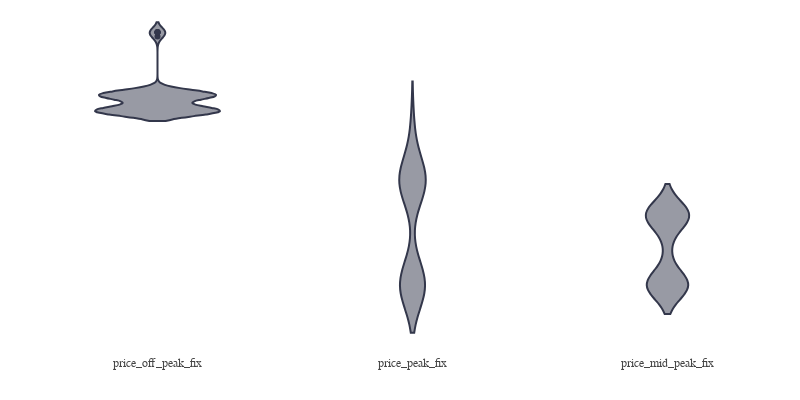

The cell this chart's notebook holds for it:
### Code cell
#Fixed price - graph (6)

fig = fig = px.violin(data1, y=["price_off_peak_fix","price_peak_fix","price_mid_peak_fix"], labels={'value':'', 'variable':''})
fig.update_layout(width=800, height=400, 
                  showlegend=False,margin=dict(l=5,r=5,b=5,t=5,pad=4),
                   paper_bgcolor="white",
                   plot_bgcolor='white',
                   font_family="Arial",
                   font_color="#444",
                   title_font_family="Arial",
                   title_font_color="#444")
fig.update_traces( marker_color="#33374b", selector=dict(type='violin'))
fig.update_xaxes(showgrid=False)
fig.update_yaxes(showticklabels=False, showgrid=False)
fig.show()

### Figure 1 — Plotly figure (JSON) as saved in the notebook; plotly's stock layout.template omitted (floating-point values rounded to 4 significant figures; data arrays with more than 128 entries replaced by an {"elided": "..."} marker saying what was removed)
{"data": [{"alignmentgroup": "True", "box": {"visible": false}, "hovertemplate": "=%{y}<extra></extra>", "legendgroup": "", "marker": {"color": "#33374b"}, "name": "", "offsetgroup": "", "orientation": "v", "scalegroup": "True", "showlegend": false, "type": "violin", "x": {"elided": "285 str values"}, "x0": " ", "xaxis": "x", "y": {"elided": "285 float values"}, "y0": " ", "yaxis": "y"}], "layout": {"font": {"color": "#444", "family": "Arial"}, "height": 400, "legend": {"tracegroupgap": 0}, "margin": {"b": 5, "l": 5, "pad": 4, "r": 5, "t": 5}, "paper_bgcolor": "white", "plot_bgcolor": "white", "showlegend": false, "title": {"font": {"color": "#444", "family": "Arial"}}, "violinmode": "group", "width": 800, "xaxis": {"anchor": "y", "domain": [0, 1], "showgrid": false, "title": {"text": ""}}, "yaxis": {"anchor": "x", "domain": [0, 1], "showgrid": false, "showticklabels": false, "title": {"text": ""}}}}
